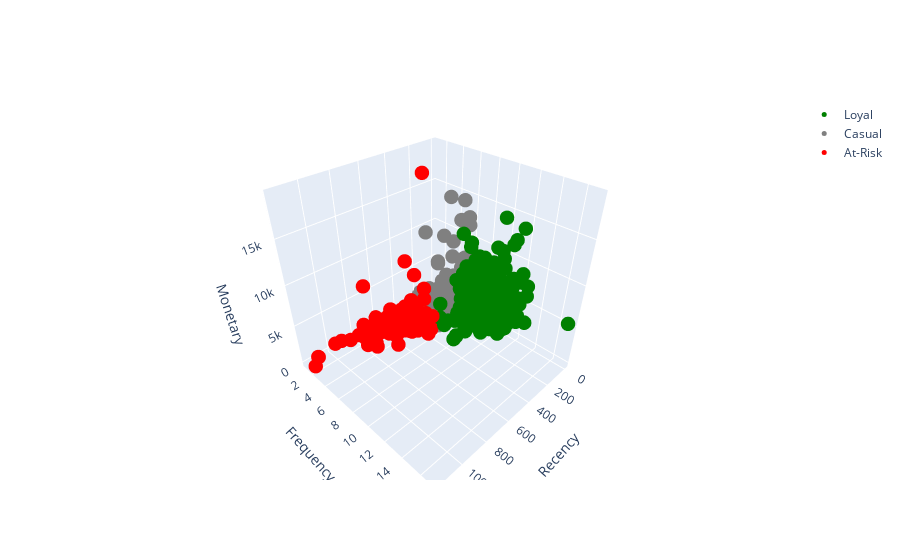

The notebook cell saved with this chart:
### Code cell
import plotly.graph_objects as go

fig = go.Figure()

# Vẽ các điểm dữ liệu theo từng nhãn
fig.add_trace(go.Scatter3d(
    x=customers_kmean_new.Recency[customers_kmean_new.label == 'Loyal'],
    y=customers_kmean_new["Frequency"][customers_kmean_new.label == 'Loyal'],
    z=customers_kmean_new["Monetary"][customers_kmean_new.label == 'Loyal'],
    mode='markers',
    marker=dict(color='green', size=5),
    name='Loyal'
))

fig.add_trace(go.Scatter3d(
    x=customers_kmean_new.Recency[customers_kmean_new.label == 'Casual'],
    y=customers_kmean_new["Frequency"][customers_kmean_new.label == 'Casual'],
    z=customers_kmean_new["Monetary"][customers_kmean_new.label == 'Casual'],
    mode='markers',
    marker=dict(color='grey', size=5),
    name='Casual'
))

fig.add_trace(go.Scatter3d(
    x=customers_kmean_new.Recency[customers_kmean_new.label == 'At-Risk'],
    y=customers_kmean_new["Frequency"][customers_kmean_new.label == 'At-Risk'],
    z=customers_kmean_new["Monetary"][customers_kmean_new.label == 'At-Risk'],
    mode='markers',
    marker=dict(color='red', size=5),
    name='At-Risk'
))

fig.update_layout(scene=dict(
                    xaxis_title='Recency',
                    yaxis_title='Frequency',
                    zaxis_title='Monetary'
                ))

fig.show()

### Figure 1 — Plotly figure (JSON) as saved in the notebook; plotly's stock layout.template omitted (floating-point values rounded to 4 significant figures; data arrays with more than 128 entries replaced by an {"elided": "..."} marker saying what was removed)
{"data": [{"marker": {"color": "green", "size": 5}, "mode": "markers", "name": "Loyal", "type": "scatter3d", "x": {"elided": "336 int values"}, "y": {"elided": "336 int values"}, "z": {"elided": "336 float values"}}, {"marker": {"color": "grey", "size": 5}, "mode": "markers", "name": "Casual", "type": "scatter3d", "x": {"elided": "352 int values"}, "y": {"elided": "352 int values"}, "z": {"elided": "352 float values"}}, {"marker": {"color": "red", "size": 5}, "mode": "markers", "name": "At-Risk", "type": "scatter3d", "x": [416, 416, 845, 502, 535, 279, 482, 559, 583, 561, 660, 402, 458, 799, 400, 339, 691, 366, 708, 386, 437, 1035, 471, 490, 425, 550, 353, 719, 700, 776, 638, 482, 812, 406, 422, 363, 388, 765, 1136, 769, 410, 737, 301, 758, 405, 484, 753, 615, 594, 535, 464, 462, 408, 485, 296, 771, 437, 553, 415, 392, 777, 400, 370, 422, 556, 265, 377, 719, 435, 414, 453, 1166, 526, 407, 688, 882, 835, 484, 387, 465, 649, 1098, 468, 520, 535, 300, 497, 781, 415, 765, 422, 607, 492, 433, 535, 584, 400, 351, 358, 505, 407, 582, 492, 1000], "y": [3, 4, 4, 1, 1, 2, 5, 5, 3, 4, 2, 5, 5, 4, 5, 3, 3, 1, 2, 5, 3, 4, 3, 4, 4, 5, 4, 5, 3, 4, 4, 3, 2, 6, 3, 3, 2, 2, 2, 3, 2, 3, 3, 3, 4, 5, 2, 6, 2, 5, 5, 4, 6, 5, 3, 4, 4, 1, 4, 5, 3, 5, 5, 5, 3, 1, 4, 6, 4, 6, 4, 2, 4, 5, 2, 2, 4, 2, 3, 7, 5, 1, 6, 2, 3, 1, 4, 5, 1, 2, 4, 1, 3, 6, 2, 6, 5, 4, 2, 6, 3, 6, 4, 2], "z": [886.2, 861.6, 1455.0, 161.3, 88.15, 320.5, 748.0, 10500.0, 3288.0, 603.9, 415.2, 1680.0, 1686.0, 2854.0, 1861.0, 1149.0, 1537.0, 16.52, 565.4, 2306.0, 288.0, 3984.0, 475.9, 884.6, 970.1, 1300.0, 156.8, 2551.0, 2391.0, 1043.0, 2013.0, 1377.0, 1059.0, 825.9, 1246.0, 79.75, 1361.0, 236.5, 1284.0, 251.4, 48.4, 900.6, 695.4, 2359.0, 2256.0, 709.2, 195, 2725.0, 1157.0, 3868.0, 469.2, 1429.0, 2121.0, 8282.0, 88.47, 449.1, 3247.0, 5.304, 1962.0, 1347.0, 368.9, 4432.0, 1582.0, 937.0, 1342.0, 16.74, 400.0, 2946.0, 475.7, 1613.0, 370.3, 273.9, 377.2, 1165.0, 132.7, 1061.0, 9063.0, 1441.0, 1405.0, 3922.0, 221.1, 48.36, 6979.0, 740.4, 2086.0, 98.35, 954.6, 3363.0, 14.11, 2096.0, 244.5, 1043.0, 613.4, 418.5, 758.7, 2198.0, 19050.0, 1937.0, 4.833, 2164.0, 439.5, 6442.0, 418.4, 1737.0]}], "layout": {"scene": {"xaxis": {"title": {"text": "Recency"}}, "yaxis": {"title": {"text": "Frequency"}}, "zaxis": {"title": {"text": "Monetary"}}}}}
